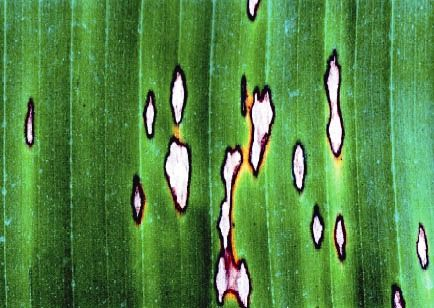
#> input picture estracao-informacao-imagens/img/entrada/sigatoka.jpg, 434 x 308 px
$ python histogramas-e-equalizacao-de-imagem-cv.py
#> lines starting #> are read from the running program, lines starting #| are printed output that depends on the picture

#-----------------------------------------------------6 Histogramas e equalização de imagem---------------------------------------------------------------------

'''Um histograma é um gráfico de colunas ou de linhas que representa a distribuição dos
valores dos pixels de uma imagem, ou seja, a quantidade de pixeis mais claros (próximos de
255) e a quantidade de pixels mais escuros (próximos de 0).
O eixo X do gráfico normalmente possui uma distribuição de 0 a 255 que demonstra o
valor (intensidade) do pixel e no eixo Y é plotada a quantidade de pixels daquela intensidade.
'''

'''from matplotlib import pyplot as plt
import cv2
img = cv2.imread('img/entrada/sigatoka.jpg')
img = cv2.cvtColor(img, cv2.COLOR_BGR2GRAY) #converte P&B
cv2.imshow("Imagem P&B", img)
#Função calcHist para calcular o hisograma da imagem
h = cv2.calcHist([img], [0], None, [256], [0, 256])
plt.figure()
plt.title("Histograma P&B")
plt.xlabel("Intensidade")
plt.ylabel("Qtde de Pixels")
plt.plot(h)
plt.xlim([0, 256])
plt.show()
cv2.waitKey(0)'''

#--------------------------------------------------------------------------------------------------------------------------

'''Também é possível plotar o histograma de outra forma, com a ajuda da função
‘ravel()’. Neste caso o eixo X avança o valor 255 indo até 300, espaço que não existem pixels.'''

'''from matplotlib import pyplot as plt
import cv2
img = cv2.imread('img/entrada/sigatoka.jpg')
img = cv2.cvtColor(img, cv2.COLOR_BGR2GRAY) #converte P&B
cv2.imshow("Imagem P&B", img)
#Função calcHist para calcular o hisograma da imagem
plt.hist(img.ravel(),256,[0,256])
plt.show()
h = cv2.calcHist([img], [0], None, [256], [0, 256])
plt.figure()
plt.title("Histograma P&B")
plt.xlabel("Intensidade")
plt.ylabel("Qtde de Pixels")
plt.plot(h)
plt.xlim([0, 256])
plt.show()
cv2.waitKey(0)'''

#--------------------------------------------------------------------------------------------------------------------------

#esse codigo não funcionol fazer verificação

'''from matplotlib import pyplot as plt
import numpy as np
import cv2
img = cv2.imread('img/entrada/sigatoka.jpg')
cv2.imshow("Imagem Colorida", img)
#Separa os canais
canais = cv2.split(img)
cores = ("b", "g", "r")
plt.figure()
plt.title("Histograma Colorido")
plt.xlabel("Intensidade")
plt.ylabel("Número de Pixels")
for (canal, cor) in zip(canais, cores):
    #Este loop executa 3 vezes, uma para cada canal
    hist = cv2.calcHist([canal], [0], None, [256], [0, 256])
    plt.plot(hist, cor = cor)
    plt.xlim([0, 256])
plt.show()'''

#-----------------------------------------------------6.1 Equalização de Histograma---------------------------------------------------------------------

from matplotlib import pyplot as plt
import numpy as np
import cv2
img = cv2.imread('img/entrada/sigatoka.jpg')
#> img is the input picture: shape (308, 434, 3); mean B, G, R 67.7, 135.5, 82.8
img = cv2.cvtColor(img, cv2.COLOR_BGR2GRAY)
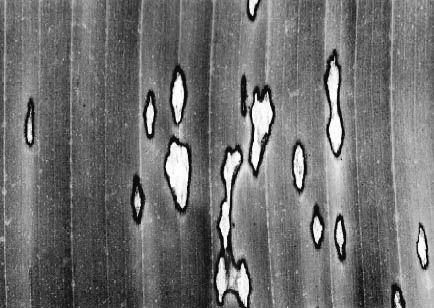
#> img: shape (308, 434); min 0, max 255, mean 112
h_eq = cv2.equalizeHist(img)
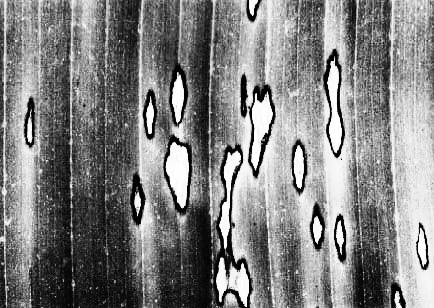
#> h_eq: shape (308, 434); min 0, max 255, mean 128.4
plt.figure()
plt.title("Histograma Equalizado")
plt.xlabel("Intensidade")
plt.ylabel("Qtde de Pixels")
plt.hist(h_eq.ravel(), 256, [0,256])
plt.xlim([0, 256])
plt.show()
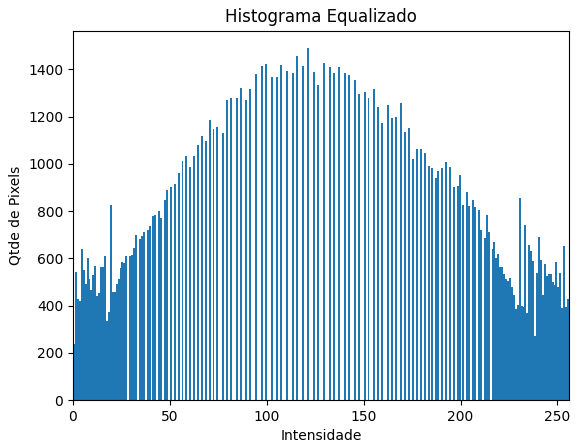
#> figure drawn by matplotlib, 1 panel; tallest bar 1490 high, from x = 121 to 122
plt.figure()
plt.title("Histograma Original")
plt.xlabel("Intensidade")
plt.ylabel("Qtde de Pixels")
plt.hist(img.ravel(), 256, [0,256])
plt.xlim([0, 256])
plt.show()
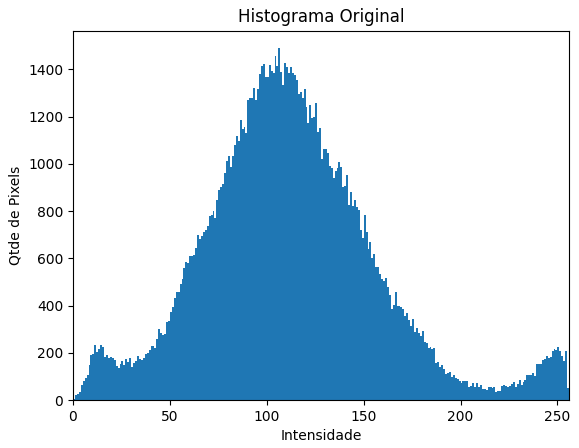
#> figure drawn by matplotlib, 1 panel; tallest bar 1490 high, from x = 106 to 107
cv2.imshow("Imagem ", img)
cv2.imshow("Imagem modificada", h_eq)
cv2.waitKey(0)

$ run again, with estracao-informacao-imagens/img/entrada/Imagem 045.jpg copied over estracao-informacao-imagens/img/entrada/sigatoka.jpg
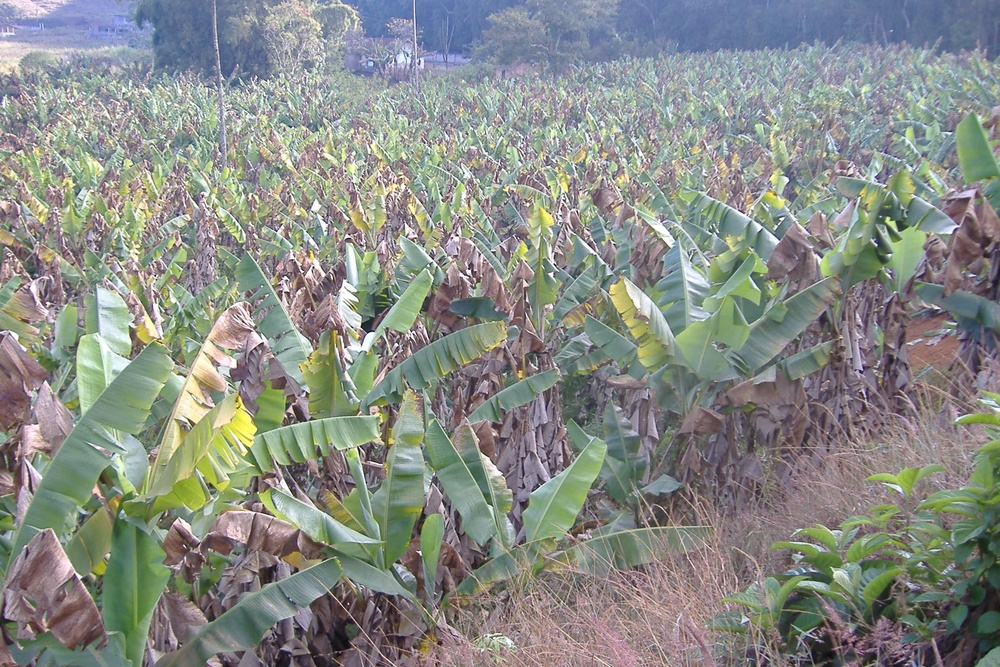
#> input picture estracao-informacao-imagens/img/entrada/Imagem 045.jpg, 1000 x 667 px, shrunk from 2304 x 1536 before the run
#> img is the input picture: shape (667, 1000, 3); mean B, G, R 134.5, 140.2, 136.4
#> img: shape (667, 1000)
#> `h_eq = cv2.equalizeHist(img)`:
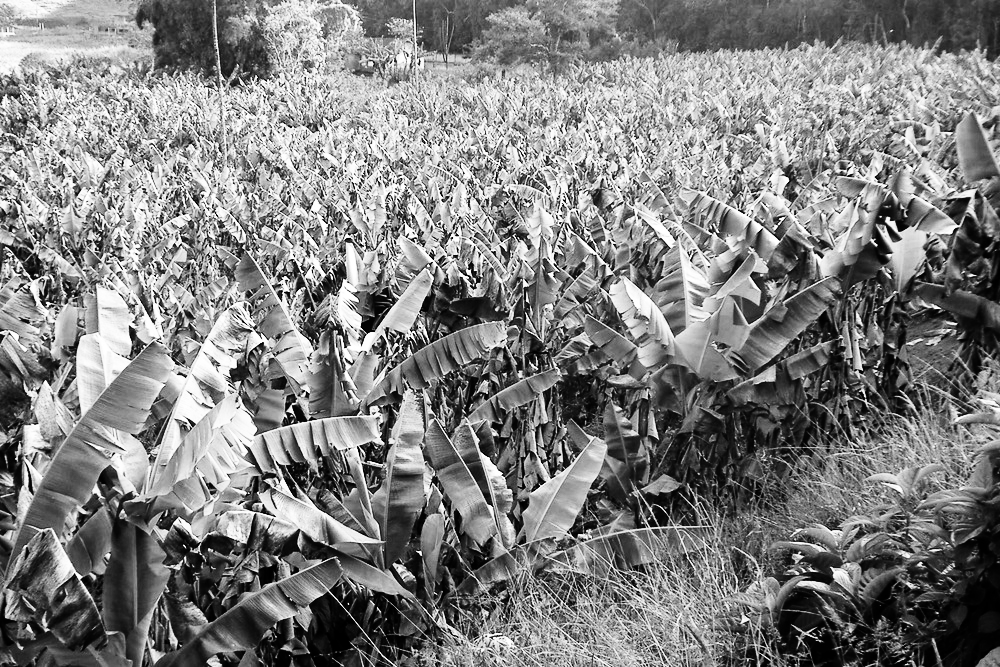
#> h_eq: shape (667, 1000); min 0, max 255, mean 128.4
#> `plt.show()`:
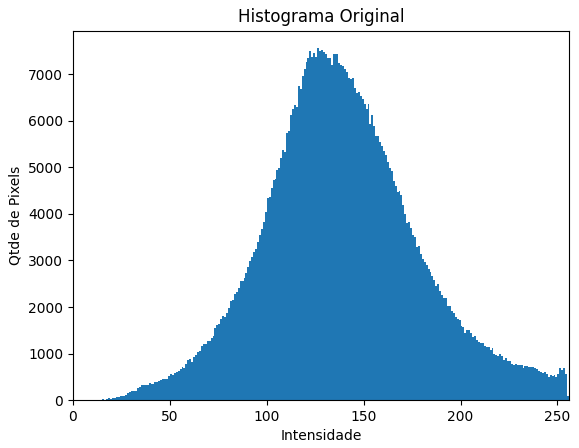
#> figure drawn by matplotlib, 1 panel; tallest bar 7555 high, from x = 126 to 127

$ run again, with estracao-informacao-imagens/img/entrada/bananeira-vista-de-cima0.jpg copied over estracao-informacao-imagens/img/entrada/sigatoka.jpg
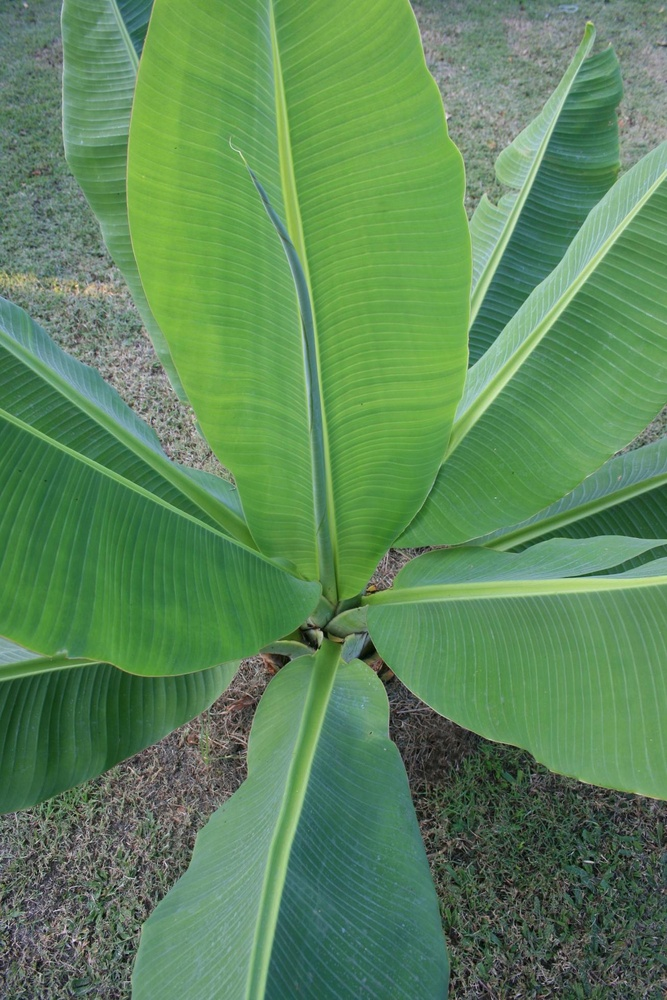
#> input picture estracao-informacao-imagens/img/entrada/bananeira-vista-de-cima0.jpg, 667 x 1000 px, shrunk from 1307 x 1960 before the run
#> img is the input picture: shape (1000, 667, 3); mean B, G, R 90.2, 135.2, 92.8
#> img: shape (1000, 667)
#> `h_eq = cv2.equalizeHist(img)`:
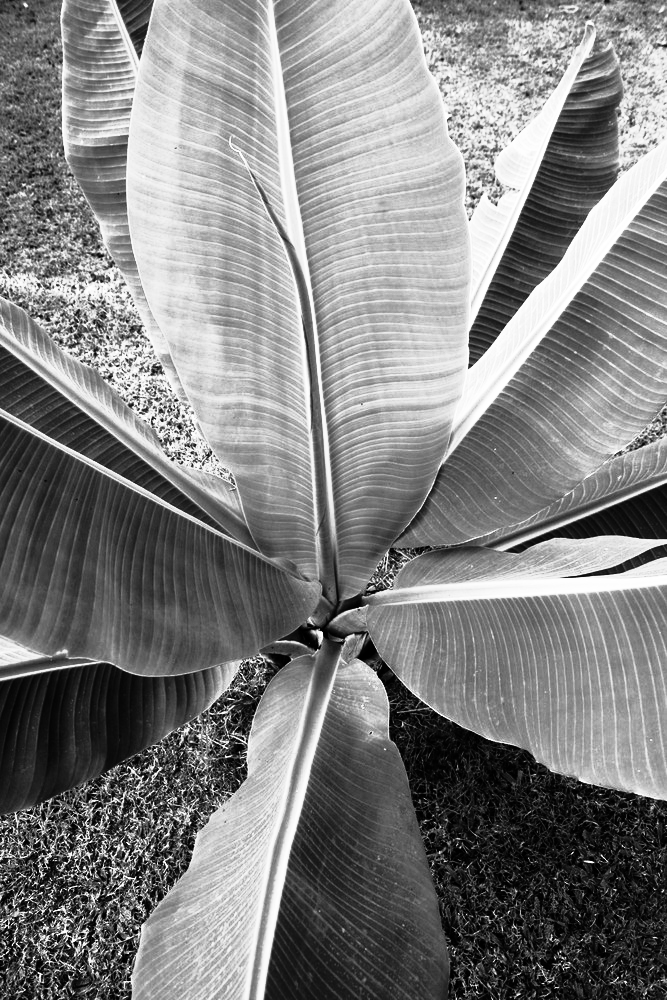
#> h_eq: shape (1000, 667); min 0, max 255, mean 128.8
#> `plt.show()`:
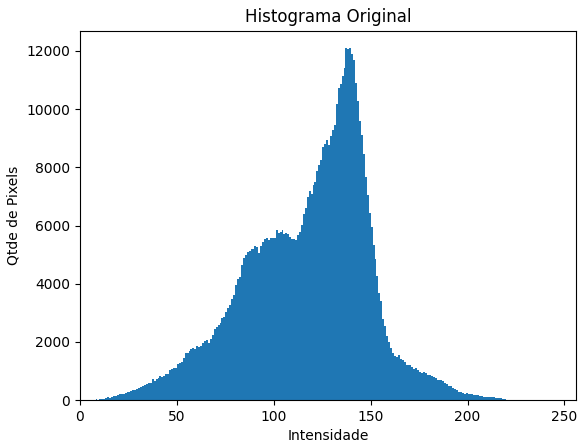
#> figure drawn by matplotlib, 1 panel; tallest bar 12094 high, from x = 139 to 140
